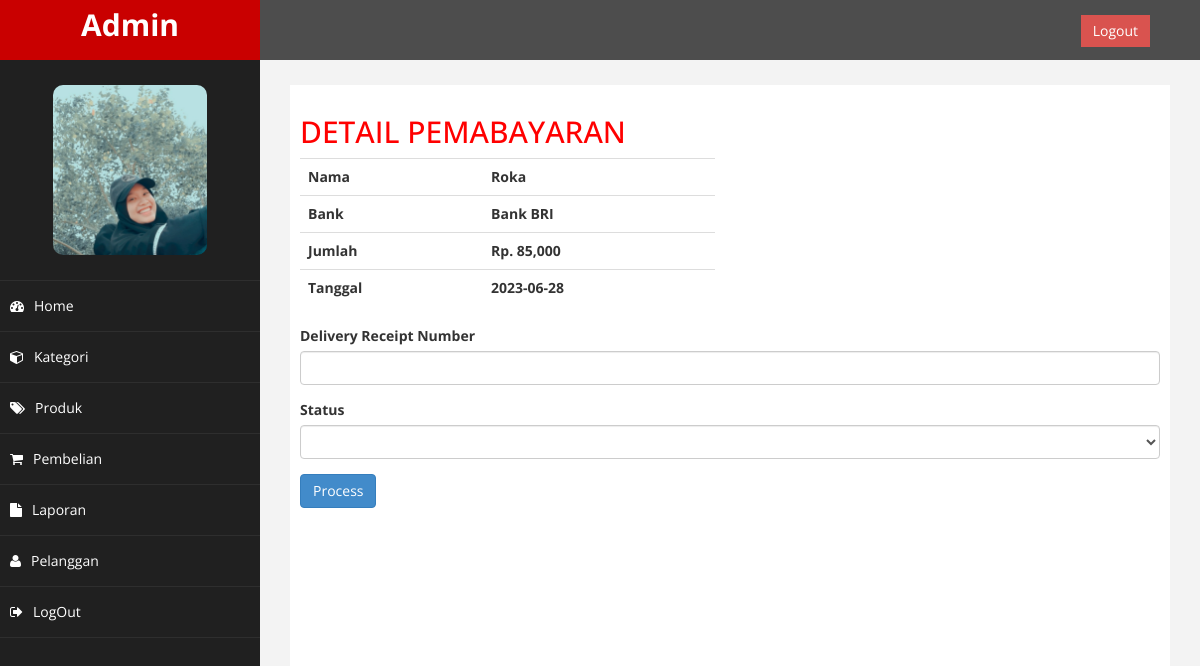
The app's page /admin/index.php?halaman=pembayaran&id=19 (signed in) with its own data.
### tables this page shows
CREATE TABLE `pembayaran` (
  `id_pembayaran` int(11) NOT NULL,
  `id_pembelian` int(11) NOT NULL,
  `nama` varchar(255) NOT NULL,
  `bank` varchar(255) NOT NULL,
  `jumlah` int(11) NOT NULL,
  `tanggal` date NOT NULL,
  `bukti` varchar(255) NOT NULL
);

### admin/pembayaran.php (the view, shortened to what this page needs)
<h2>DETAIL PEMABAYARAN</h2>
<?php
$id_pembelian = $_GET['id'];
$ambil = $koneksi->query("SELECT * FROM pembayaran WHERE id_pembelian='$id_pembelian'");
$detail = $ambil->fetch_assoc();
?>
<div class="row">
    <div class="col-md-6">
        <table class="table">
            <tr>
                <th>Nama</th>
                <th><?php echo $detail['nama']?></th>
            </tr>
            <tr>
                <th>Bank</th>
                <th><?php echo $detail['bank']?></th>
            </tr>
            <tr>
                <th>Jumlah</th>
                <th>Rp. <?php echo number_format($detail['jumlah'])?></th>
            </tr>
            <tr>
                <th>Tanggal</th>
                <th><?php echo $detail['tanggal']?></th>
            </tr>
        </table>
    </div>
    <div class="col-md-6">
    </div>
</div>
<form method="post">
    <div class="form-group">
        <label>Delivery Receipt Number</label>
        <input type="text" class="form-control" name="resi">
    </div>
    <div class="form-group">
        <label>Status</label>
        <select class="form-control" name="status">
            <option value=""></option>
            <option value="paid">Paid</option>
        </select>
    </div>
    <button class="btn btn-primary" name="proses">Process</button>
</form>

### admin/assets/css/custom.css (style rules this page uses)
body { font-family: 'Open Sans', sans-serif; }
h2 { color: #f00; }

### records on screen
pembayaran: nama "Roka", bank "Bank BRI", jumlah "85,000", tanggal "2023-06-28"
